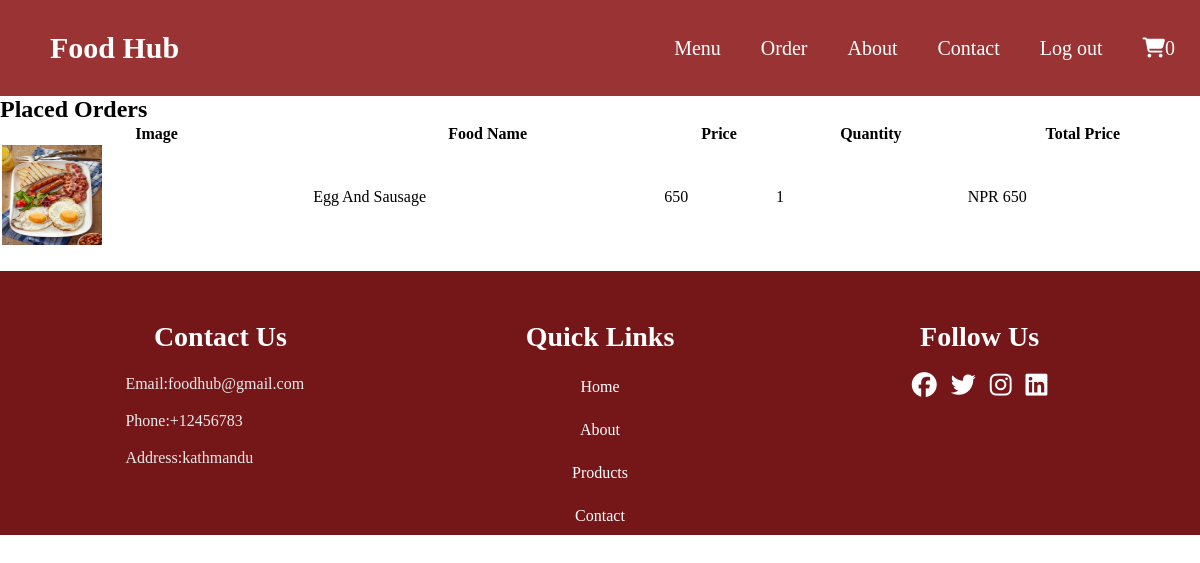
The app's page /order.php (signed in) with its own data.
### tables this page shows
CREATE TABLE `orders` (
  `id` int(11) NOT NULL,
  `user_id` int(10) UNSIGNED NOT NULL,
  `price` double NOT NULL,
  `product_id` int(10) UNSIGNED NOT NULL,
  `quantity` varchar(255) NOT NULL,
  `total_price` decimal(8,0) NOT NULL,
  `status` enum('pending','completed') NOT NULL DEFAULT 'pending'
);

CREATE TABLE `products` (
  `id` int(10) UNSIGNED NOT NULL,
  `name` varchar(255) NOT NULL,
  `description` text DEFAULT NULL,
  `price` double NOT NULL,
  `image` varchar(255) DEFAULT NULL,
  `category_id` int(10) UNSIGNED NOT NULL
);

### order.php (the view, shortened to what this page needs)
<?php
include 'connection.php';
$user_id = null;
$orders = [];
if (isset($_SESSION['user_id'])) {
    $user_id = $_SESSION['user_id'];
}
$select_orders = $conn->prepare("
    SELECT orders.*, users.name AS user_name, users.email AS user_email, products.image, products.name AS product_name
    FROM orders
    JOIN products ON orders.product_id = products.id
    JOIN users ON orders.user_id = users.id
    WHERE orders.user_id = ?
");
$select_orders->bind_param("i", $user_id);
if ($select_orders->execute()) {
    $result = $select_orders->get_result();
    while ($fetch_orders = $result->fetch_assoc()) {
        $orders[] = $fetch_orders;
    }
} else {
    echo "Error executing query: " . $select_orders->error;
}
?>
<!DOCTYPE html>
<html lang="en">
<head>
    <link rel="stylesheet" href="https://cdnjs.cloudflare.com/ajax/libs/font-awesome/6.1.1/css/all.min.css">
    <link rel="stylesheet" href="css/homepage.css">
</head>
<body>
    <?php include 'components/header.php'; ?>
    <section class="orders">
        <h1 class="heading">Placed Orders</h1>
        <div class="box-container">
            <table class="order_table" style="width:100%">
                <thead>
                    <tr>
                        <th>Image</th>
                        <th>Food Name</th>
                        <th>Price</th>
                        <th>Quantity</th>
                        <th>Total Price</th>
                    </tr>
                </thead>
                <tbody>
                <?php
                if (count($orders) > 0) {
                    foreach ($orders as $order) {
                ?>
                    <tr>
                        <td><img src="image/<?= htmlspecialchars($order['image']) ?>" alt="" style="width:100px;height:100px"></td>
                        <td><?= htmlspecialchars($order['product_name']); ?></td>
                        <td><?= htmlspecialchars($order['price']); ?></td>
                        <td><?= htmlspecialchars($order['quantity']); ?></td>
                        <td>NPR <?= htmlspecialchars($order['total_price']); ?></td>
                    </tr>
                <?php
                    }
                } else {
                    echo '<tr><td colspan="5" class="empty">No orders placed yet!</td></tr>';
                }
                ?>
                </tbody>
            </table>
        </div>
    </section>
    <?php include 'components/footer.php'; ?>
</body>
</html>

### css/homepage.css (style rules this page uses)
* { margin: 0; padding: 0; }

### records on screen
orders: product.image (picture), product.name "Egg And Sausage", price "650", quantity "1", total_price "650"

### other values on screen
$cart_count "0"
